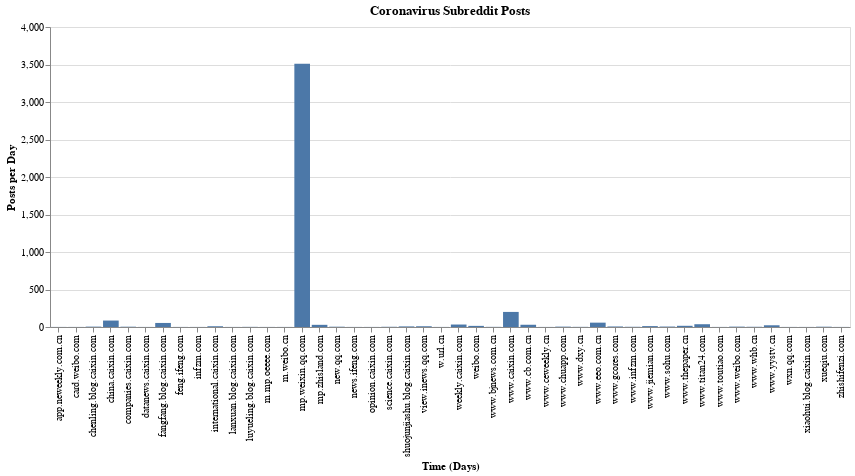

Source (notebook cell):
### Markdown cell above
## Domains

Lets take a look at the domains that are present in this data.

### Code cell
import altair
from urllib.parse import urlparse

ncovmem['domain'] = ncovmem.url.map(lambda u: urlparse(u).netloc, na_action='ignore')

altair.Chart(ncovmem.reset_index(), title="Coronavirus Subreddit Posts", width=800).mark_bar().encode(
    altair.X('domain', title='Time (Days)'),
    altair.Y('count(id)', title='Posts per Day')
)

### Figure 1 — Vega-Lite specification as saved in the notebook (floating-point values rounded to 4 significant figures; data arrays with more than 128 entries replaced by an {"elided": "..."} marker saying what was removed)
{"config": {"view": {"continuousWidth": 400, "continuousHeight": 300}}, "data": {"name": "data-a11b778e5cea6c96bd5453f679ff877a"}, "mark": "bar", "encoding": {"x": {"type": "nominal", "field": "domain", "title": "Time (Days)"}, "y": {"type": "nominal", "aggregate": "count", "field": "id", "title": "Posts per Day"}}, "title": "Coronavirus Subreddit Posts", "width": 800, "$schema": "https://vega.github.io/schema/vega-lite/v4.0.2.json", "datasets": {"data-a11b778e5cea6c96bd5453f679ff877a": {"elided": "4202 records"}}}
